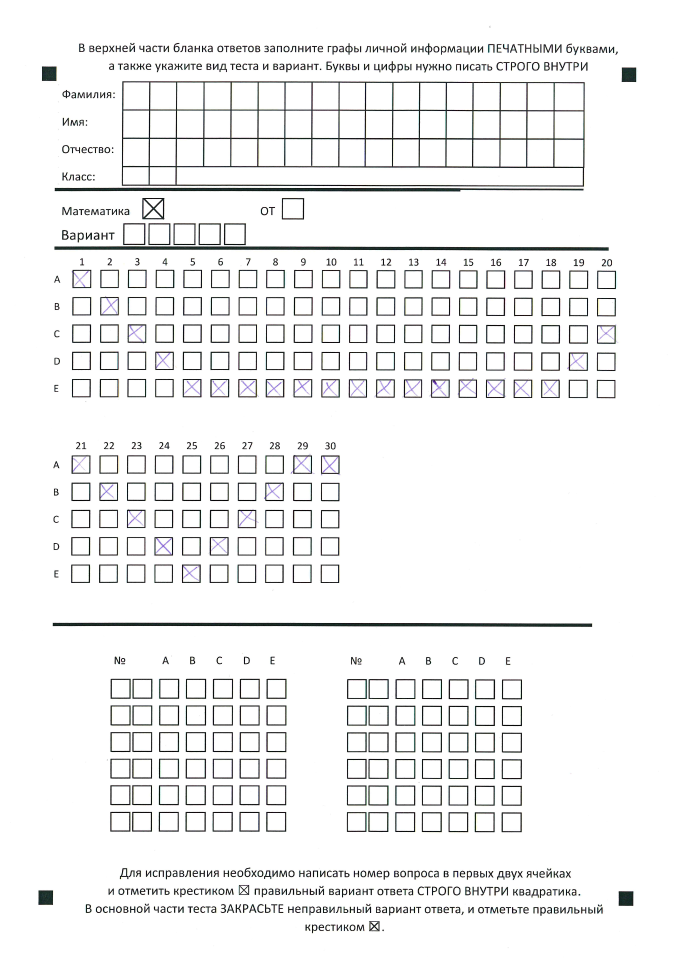
#> input picture python/tests/data/newM.pdf.jpg, 4133 x 5845 px (shown at 1/6 size)
$ python -i imgparse.py   (imports and definitions only)
#> lines starting #> are read from the running program, lines starting #| are printed output that depends on the picture; after the words box and inside, x2 and y2 are one past the last pixel; in counts of white or black regions, pixels touching at a corner belong together
import cv2
import numpy as np
import json
import functools
import collections
try:
    from pyzbar import pyzbar
except ImportError:
    pyzbar = NotImplemented('pyzbar is not implemented')
import itertools

from .utils import listit


BORDER_LEFT = np.array([
    1001.05364189, 1140.30542526, 1279.14998283, 1419.51725082,
    1559.92500267, 1703.37992821, 1962.73085518, 2108.28859329,
    2253.78823833, 2398.27252483, 2543.75992908, 2687.42875385
])
BORDER_RIGHT = BORDER_LEFT + 119.08159110083334

BORDER_TOP = np.array([
    117.07986768,  262.0833257,   406.66667048,  551.08331553,
    696.61630789,  841.62500191,  988.26667436,  1134.61490504,
    1278.74997139, 1424.70830472, 1570.14406967, 1715.04166921,
    1860.08333524, 2003.87500127, 2147.95829391, 2294.20823479,
    2440.94248358, 2589.62494087, 2736.86812528, 2881.99990145
])
BORDER_BOTTOM = BORDER_TOP + 116.13320818099999

LABELS = ('A', 'B', 'C', 'D', 'E', 'F')
QUESTIONS = tuple(range(1, 41))
WIDTH = 3000
HEIGHT = int(WIDTH * 578 / 403)
Box = collections.namedtuple('Box', 'center,delta,angle')


# [8 lines left out: function box_to_slice, not called in this run]


@functools.lru_cache(1)
def _get_small_rectangles_positions_middle():
    xl, yt = np.meshgrid(BORDER_LEFT, BORDER_TOP)
    xr, yb = np.meshgrid(BORDER_RIGHT, BORDER_BOTTOM)
    xc, yc = (xl+xr)/2, (yt+yb)/2
    dx, dy = (xl-xr), (yb-yt)

    labels = LABELS
    result = []
    for i, j in itertools.product(range(xc.shape[0]), range(xc.shape[1])):
        question = QUESTIONS[i + (len(QUESTIONS)//2) * (j // len(LABELS))]
        label = labels[j % len(LABELS)]
        box = (question, label), Box((yc[i, j], xc[i, j]), (dy[i, j], dx[i, j]), 0.)
        result.append(box)
#> further down, picture is the input picture: shape (5845, 4133, 3); mean B, G, R 241.9, 241.9, 241.7
    return tuple(result)


RECTANGLES_POSITIONS_MIDDLE = dict(_get_small_rectangles_positions_middle())


def get_statistics(image, approx):
    approx = approx.tolist()

    approx = sorted(approx, key=lambda x: x[0])
    xmin = approx[0][0]
    xmax = approx[-1][0]

    approx = sorted(approx, key=lambda x: x[1])
    ymin = approx[0][1]
    ymax = approx[-1][1]
    black_square = image[ymin:ymax, ::][:, xmin:xmax]

    lower = np.array([230, 230, 230])
    upper = np.array([256, 256, 256])
    shape_mask = cv2.inRange(black_square, lower, upper)

    return shape_mask


def crop_image(image):
    gray = cv2.cvtColor(image, cv2.COLOR_BGR2GRAY)
    gray = cv2.GaussianBlur(gray, (3, 3), 0)

    edged = cv2.Canny(gray, 10, 250)
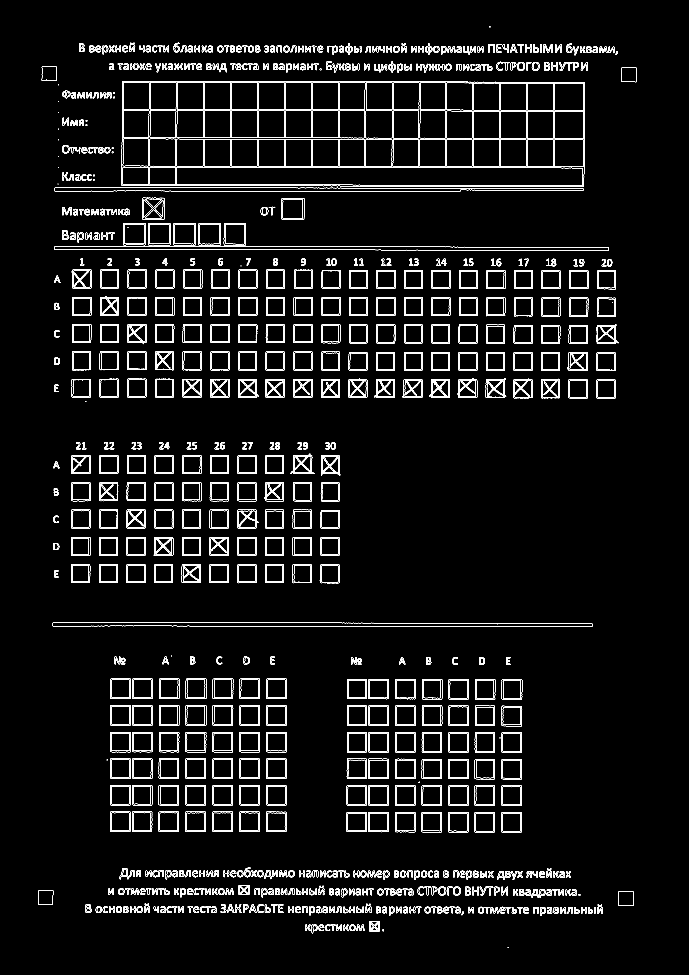
#> edged: shape (5845, 4133) (shown at 1/6 size); 1.6% white in thin lines or dots, all inside (x1, y1, x2, y2) = (230, 157, 3818, 5688)

    kernel = cv2.getStructuringElement(cv2.MORPH_RECT, (7, 7))
    closed = cv2.morphologyEx(edged, cv2.MORPH_CLOSE, kernel)
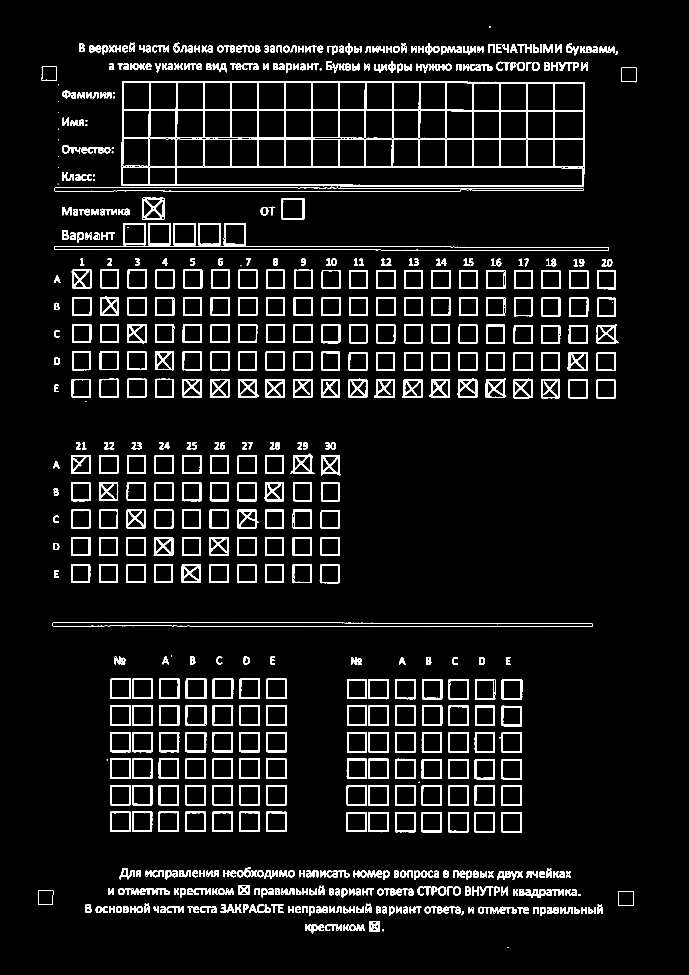
#> closed: shape (5845, 4133) (shown at 1/6 size); 5.5% white; 656 white regions (17 under 20 px)
    cnts = cv2.findContours(closed.copy(), cv2.RETR_EXTERNAL, cv2.CHAIN_APPROX_SIMPLE)[1]
#> cnts = 653 contours, 16 with area under 20; largest, box (x1, y1, x2, y2) and area: (731, 487, 3509, 1120) 1737814, (326, 1478, 3652, 1504) 64003, (316, 3736, 3553, 3762) 62356, (328, 1126, 3501, 1149) 53664, (738, 1339, 873, 1471) 17197

    allowed_boxes = []
    for c in cnts:
        rect = cv2.minAreaRect(c)
        box = cv2.boxPoints(rect)
        box = np.int0(box)

        # no noise condition
        if (rect[1][0] > 40) and (rect[1][1] > 40):
            statistics = get_statistics(image, box)
            if np.mean(statistics) < 100:
                allowed_boxes.append(rect)
#> this loop made 653 passes
#> (rect, box) on passes 2 to 4: (((2298, 5581.5), (9, 8), -90), [[2302, 5586], [2294, 5586], [2294, 5577], [2302, 5577]]), (((2162.5, 5566.5), (37, 45), -90), [[2185, 5585], [2140, 5585], [2140, 5548], [2185, 5548]]), (((2077, 5567), (38, 28), -90), [[2091, 5586], [2063, 5586], [2063, 5548], [2091, 5548]])
#> after the loop, allowed_boxes = [((2245.5, 5557), (60, 63), -90), ((3755.5, 5391.1), (87.6, 88.04), -89.3), ((274, 5385.5), (87, 88), -90), ((3773.5, 448.5), (87, 87), -90), ((294.5, 442), (86, 87), -90)]

    nec_boxes = [min(allowed_boxes, key=lambda x: x[0][0] + x[0][1]),
                 max(allowed_boxes, key=lambda x: x[0][0] + x[0][1]),
                 min(allowed_boxes, key=lambda x: x[0][0] - x[0][1]),
                 max(allowed_boxes, key=lambda x: x[0][0] - x[0][1])]
#> nec_boxes = [((294.5, 442), (86, 87), -90), ((3755.5, 5391.1), (87.6, 88.04), -89.3), ((274, 5385.5), (87, 88), -90), ((3773.5, 448.5), (87, 87), -90)]

    large = sorted(image.shape)[-1]
    small = sorted(image.shape)[-2]
    pts1 = np.float32([i[0] for i in nec_boxes])
#> pts1 = [[294.5, 442], [3755.5, 5391.1], [274, 5385.5], [3773.5, 448.5]]
    pts2 = np.float32([[0, 0], [large, small], [0, small], [large, 0]])
    M = cv2.getPerspectiveTransform(pts1, pts2)
#> M = [[1.68, 0.00697, -497.8], [-0.00156, 0.837, -369.4], [-5.12e-08, 1.45e-07, 1]]

    result = cv2.warpPerspective(image, M, (large, small))
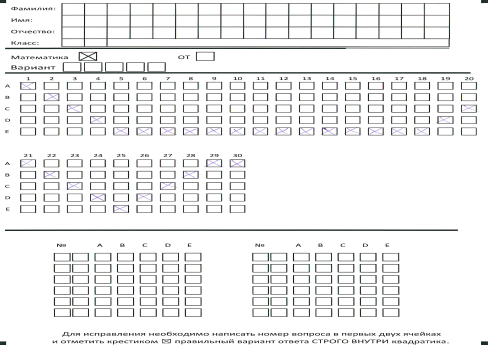
#> result: shape (4133, 5845, 3) (shown at 1/12 size); mean B, G, R 238.8, 238.8, 238.5

    result = cv2.resize(result, (WIDTH, HEIGHT))
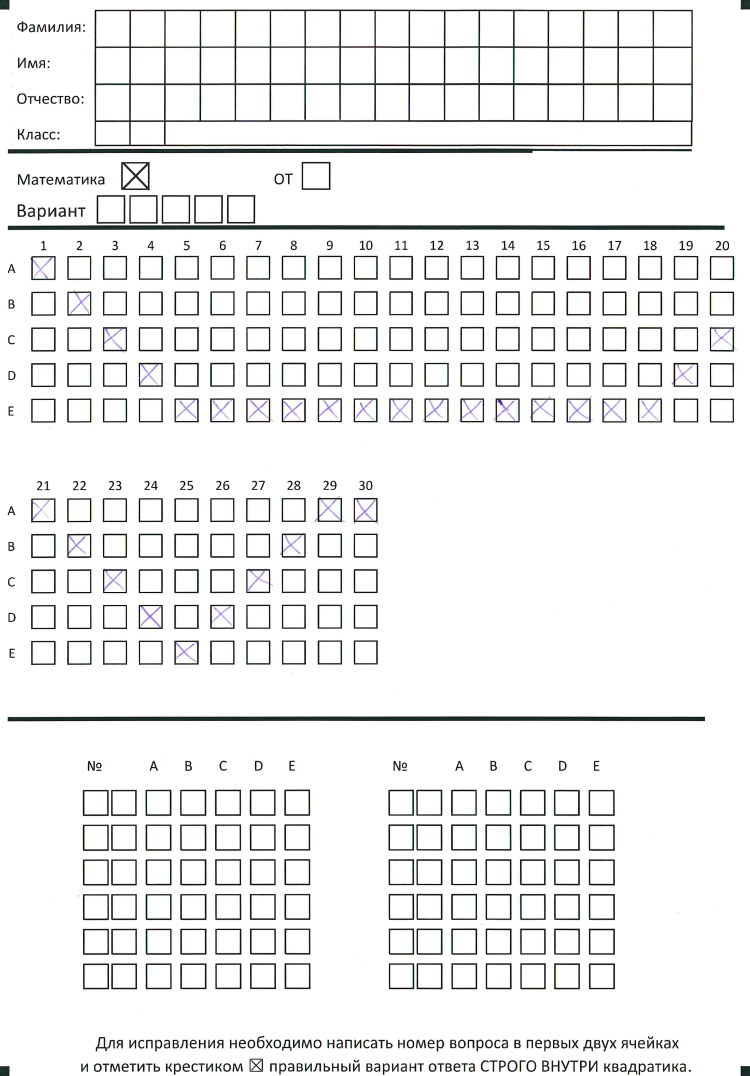
#> result: shape (4302, 3000, 3) (shown at 1/4 size); mean B, G, R 238.8, 238.7, 238.5
    return result


# [30 lines left out: function get_small_rectangles, not called in this run]


def validate_qr_code(image):
    barcodes = pyzbar.decode(image)
    return json.loads(barcodes[0].data.decode("utf-8"))


class CroppedAnswers(object):
    # [4 lines left out: function __init__, not called in this run]

    @classmethod
    def from_raw(cls, image, **kwargs):
        return cls(crop_image(image), **kwargs)

    # [38 lines left out: functions from_file, __array__, get_small_rectangles_positions_bottom, recognized_rectangles_image, get_rectangles_array, not called in this run]

    @staticmethod
    def get_labels():
        return RECTANGLES_POSITIONS_MIDDLE.keys()

    def parse_qr(self):
        return validate_qr_code(self.cropped)

    # [12 lines left out: function plot_predicted, not called in this run]

    @property
    def personal(self):
        return self.cropped[20:910, 45:2120]

    @property
    def answers(self):
        return self.cropped[910:-200]

    @property
    def first_name(self):
        return self.cropped[175:325, 400:2121]

    @property
    def last_name(self):
        return self.cropped[30:185, 400:2121]

    @property
    def middle_name(self):
        return self.cropped[320:470, 400:2121]

    @property
    def class_number(self):
        return self.cropped[470:587, 400:2121]

    @property
    def math_checkbox(self):
        return self.cropped[620:770, 460:630]

    @property
    def ot_checkbox(self):
        return self.cropped[620:770, 1200:1370]

>>> import cv2
>>> picture = cv2.imread('../python/tests/data/newM.pdf.jpg')
>>> result = crop_image(picture)

$ run again, on python/tests/data/newOT.pdf.jpg
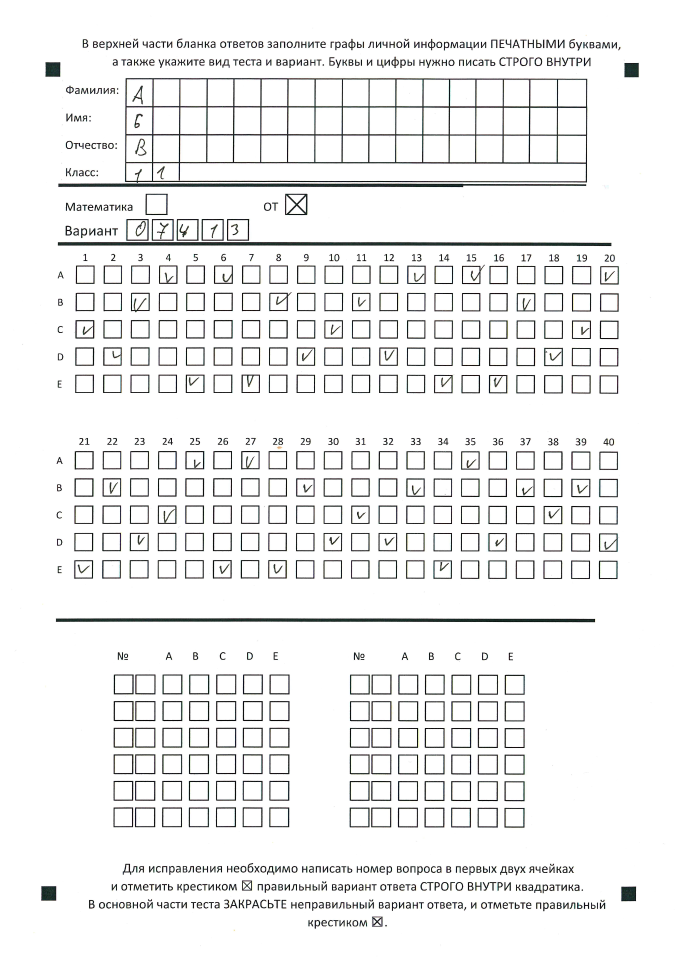
#> input picture python/tests/data/newOT.pdf.jpg, 4133 x 5845 px (shown at 1/6 size)
#> picture is the input picture: shape (5845, 4133, 3); mean B, G, R 240.2, 240.3, 240.2
#> in crop_image, `edged = cv2.Canny(gray, 10, 250)`:
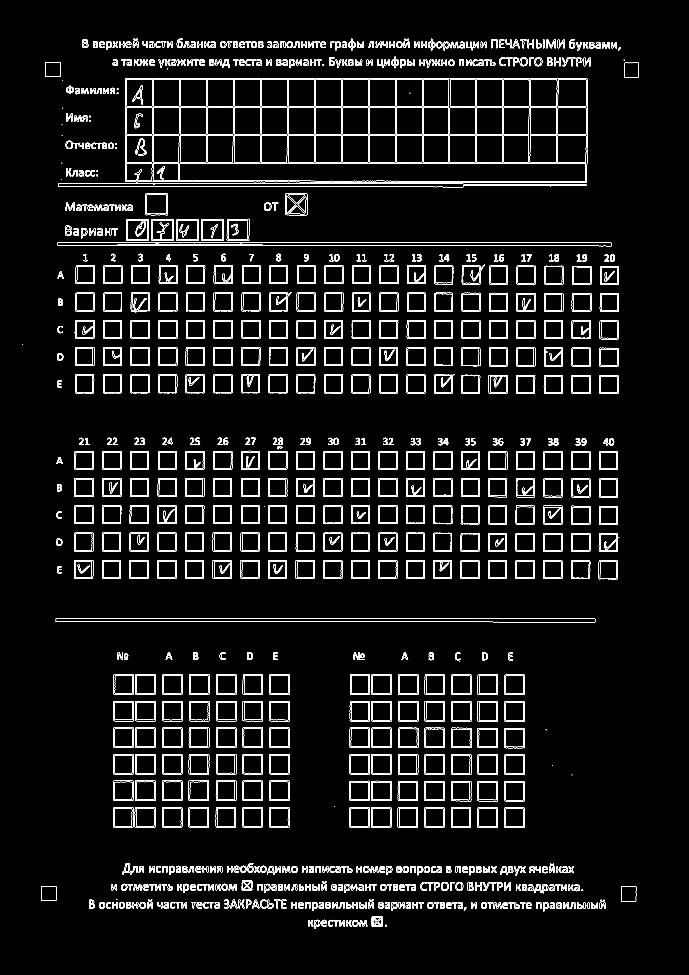
#> edged: shape (5845, 4133) (shown at 1/6 size); 1.8% white in thin lines or dots, all inside (x1, y1, x2, y2) = (133, 231, 3833, 5573)
#> closed: shape (5845, 4133); 6.1% white; 746 white regions (17 under 20 px)
#> cnts = 727 contours, 16 with area under 20; largest, box (x1, y1, x2, y2) and area: (350, 468, 3524, 1123) 1776154, (347, 1452, 3669, 1477) 63716, (335, 3710, 3571, 3734) 62182, (758, 1314, 892, 1445) 17286, (1209, 1313, 1343, 1445) 17208
#> the loop in crop_image, `for c in cnts:` made 727 passes
#> (rect, box) on passes 1 to 3: (((2315.5, 5553.5), (9, 9), -90), [[2320, 5558], [2311, 5558], [2311, 5549], [2320, 5549]]), (((2179.5, 5539.5), (37, 45), -90), [[2202, 5558], [2157, 5558], [2157, 5521], [2202, 5521]]), (((2094, 5539.5), (37, 28), -90), [[2108, 5558], [2080, 5558], [2080, 5521], [2108, 5521]])
#> after the loop in crop_image, `for c in cnts:`: allowed_boxes = [((3771.5, 5363), (88, 89), -90), ((292, 5360), (86, 90), -90), ((3789, 420), (86, 86), -90), ((317, 416.5), (87, 88), -90)]
#> nec_boxes = [((317, 416.5), (87, 88), -90), ((3771.5, 5363), (88, 89), -90), ((292, 5360), (86, 90), -90), ((3789, 420), (86, 86), -90)]
#> pts1 = [[317, 416.5], [3771.5, 5363], [292, 5360], [3789, 420]]
#> M = [[1.68, 0.00851, -537.2], [-0.000845, 0.838, -348.8], [-2.99e-08, 4.37e-07, 1]]
#> in crop_image, `result = cv2.resize(result, (WIDTH, HEIGHT))`:
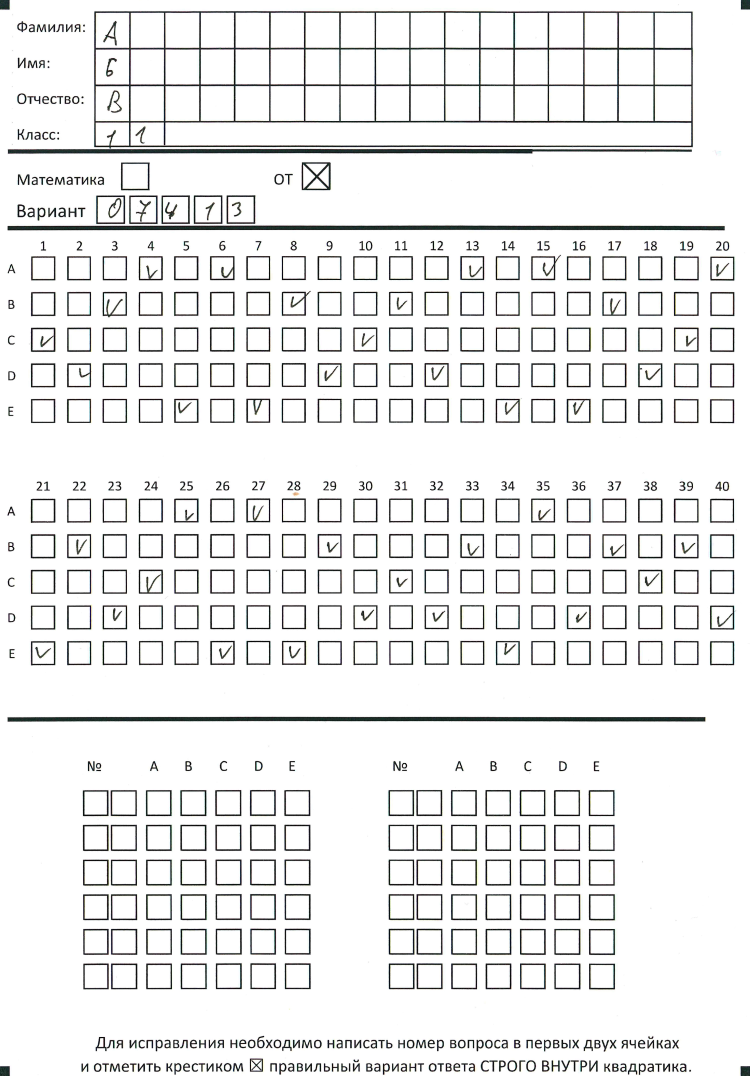
#> result: shape (4302, 3000, 3) (shown at 1/4 size); mean B, G, R 236.4, 236.6, 236.3
